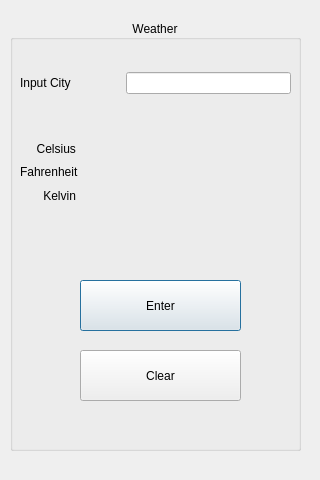
<?xml version="1.0" encoding="UTF-8"?>
<ui version="4.0">
 <class>SecondWindow</class>
 <widget class="QDialog" name="SecondWindow">
  <property name="geometry">
   <rect>
    <x>0</x>
    <y>0</y>
    <width>320</width>
    <height>480</height>
   </rect>
  </property>
  <property name="sizePolicy">
   <sizepolicy hsizetype="Minimum" vsizetype="Minimum">
    <horstretch>0</horstretch>
    <verstretch>0</verstretch>
   </sizepolicy>
  </property>
  <property name="minimumSize">
   <size>
    <width>320</width>
    <height>480</height>
   </size>
  </property>
  <property name="maximumSize">
   <size>
    <width>320</width>
    <height>480</height>
   </size>
  </property>
  <property name="windowTitle">
   <string>Dialog</string>
  </property>
  <widget class="QGroupBox" name="groupBox">
   <property name="geometry">
    <rect>
     <x>10</x>
     <y>20</y>
     <width>291</width>
     <height>431</height>
    </rect>
   </property>
   <property name="title">
    <string>Weather</string>
   </property>
   <property name="alignment">
    <set>Qt::AlignCenter</set>
   </property>
   <property name="flat">
    <bool>false</bool>
   </property>
   <property name="checkable">
    <bool>false</bool>
   </property>
   <widget class="QPushButton" name="enterButton">
    <property name="geometry">
     <rect>
      <x>70</x>
      <y>260</y>
      <width>161</width>
      <height>51</height>
     </rect>
    </property>
    <property name="text">
     <string>Enter</string>
    </property>
   </widget>
   <widget class="QPushButton" name="clearButton">
    <property name="geometry">
     <rect>
      <x>70</x>
      <y>330</y>
      <width>161</width>
      <height>51</height>
     </rect>
    </property>
    <property name="text">
     <string>Clear</string>
    </property>
   </widget>
   <widget class="QWidget" name="">
    <property name="geometry">
     <rect>
      <x>10</x>
      <y>120</y>
      <width>63</width>
      <height>64</height>
     </rect>
    </property>
    <layout class="QVBoxLayout" name="verticalLayout">
     <item>
      <widget class="QLabel" name="celsiusNameLabel">
       <property name="text">
        <string>     Celsius</string>
       </property>
      </widget>
     </item>
     <item>
      <widget class="QLabel" name="fahrenheitNameLabel">
       <property name="text">
        <string>Fahrenheit</string>
       </property>
      </widget>
     </item>
     <item>
      <widget class="QLabel" name="kelvinNameLabel">
       <property name="text">
        <string>       Kelvin</string>
       </property>
      </widget>
     </item>
    </layout>
   </widget>
   <widget class="QWidget" name="">
    <property name="geometry">
     <rect>
      <x>120</x>
      <y>120</y>
      <width>81</width>
      <height>64</height>
     </rect>
    </property>
    <layout class="QVBoxLayout" name="verticalLayout_2">
     <item>
      <widget class="QLabel" name="celsiusLabel">
       <property name="text">
        <string/>
       </property>
      </widget>
     </item>
     <item>
      <widget class="QLabel" name="fahrenheitLabel">
       <property name="text">
        <string/>
       </property>
      </widget>
     </item>
     <item>
      <widget class="QLabel" name="kelvinLabel">
       <property name="text">
        <string/>
       </property>
      </widget>
     </item>
    </layout>
   </widget>
   <widget class="QWidget" name="">
    <property name="geometry">
     <rect>
      <x>10</x>
      <y>50</y>
      <width>271</width>
      <height>26</height>
     </rect>
    </property>
    <layout class="QHBoxLayout" name="horizontalLayout">
     <property name="spacing">
      <number>55</number>
     </property>
     <item>
      <widget class="QLabel" name="JustLabel">
       <property name="text">
        <string>Input City</string>
       </property>
      </widget>
     </item>
     <item>
      <widget class="QLineEdit" name="cityLabel"/>
     </item>
    </layout>
   </widget>
  </widget>
 </widget>
 <resources/>
 <connections/>
</ui>
